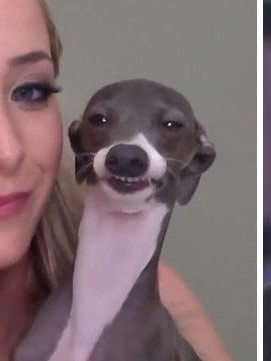
#> input picture Data/dog.jpg, 271 x 361 px, found by its file name
$ python hybridImaging.py
#> lines starting #> are read from the running program, lines starting #| are printed output that depends on the picture

from PIL import Image
import numpy
import scipy.signal
import matplotlib.pyplot as plt


def gaussian(dimension=5, sigma=1):
    """
    Computes Gaussian kernel

    Parameters
    ----------
    dimension : int
        The dimension of the computed Gaussian kernel
    sigma : int
        The standard deviation of the computed Gaussian kernel

    Returns
    -------
    Gaussian kernel of defined dimension and standard deviation
    """
    kx = numpy.linspace(-1*(dimension - 1) / 2.0, (dimension - 1) / 2.0, dimension)
    x2, y2 = numpy.meshgrid(kx, kx)
    w = numpy.exp((-1/2.0) * (numpy.square(x2) + numpy.square(y2)) / numpy.square(sigma))
    res = w / numpy.sum(w)
    return res


def box(dimension=5):
    """
    Computes Box kernel

    Parameters
    ----------
    dimension : int
        The dimension of the computed Box kernel

    Returns
    -------
    Box kernel of defined dimension
    """
    w = numpy.ones((dimension, dimension), dtype=float)
    res = (1/float(dimension**2)) * w
    return res


# Retrieving images
dog = Image.open('dog.jpg').convert("L")
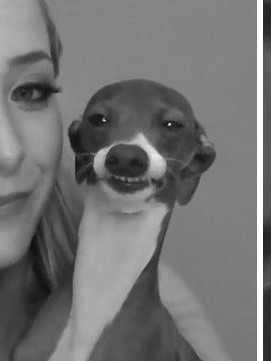
#> dog: PIL image 271x361 L; min 8, max 255, mean 115.4
snoop_dog = Image.open('snoopdogg.jpg').convert("L")
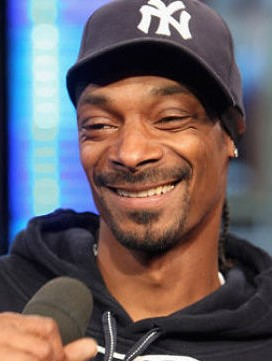
#> input picture Data/snoopdogg.jpg, 272 x 361 px, found by its file name
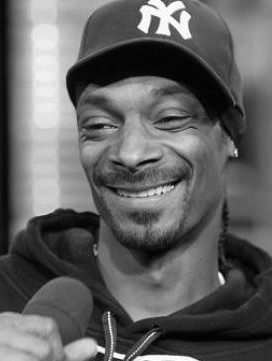
#> snoop_dog: PIL image 272x361 L; min 0, max 255, mean 97.8

# Making image dimensions consistent
snoop_dog = snoop_dog.resize((271, 361))
#> snoop_dog: PIL image 271x361 L

# Creating kernels
gaussian_kernel = gaussian(13, 4)
box_kernel = box(13)

# Low-pass filtering images
dog_low_pass = scipy.signal.convolve2d(dog, gaussian_kernel, boundary='symm', mode='same')
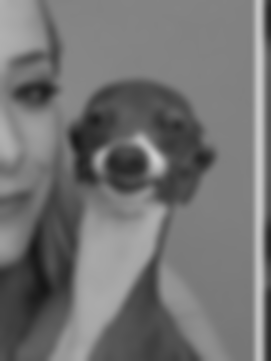
#> dog_low_pass: shape (361, 271) float64; min 22.82, max 207.4, mean 115.4
snoop_dog_low_pass = scipy.signal.convolve2d(snoop_dog, gaussian_kernel, boundary='symm', mode='same')
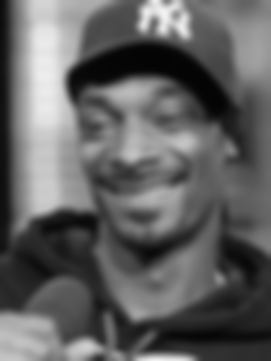
#> snoop_dog_low_pass: shape (361, 271) float64; min 4.15, max 244.4, mean 97.8

# Constructing low and high frequency portions of hybrid image
low_freq = dog_low_pass
high_freq = snoop_dog - snoop_dog_low_pass
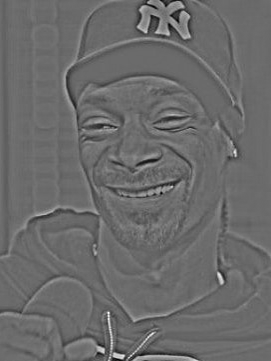
#> high_freq: shape (361, 271) float64; min -116, max 159.8, mean 0; drawn with min black and max white

# Creating hybrid image
hybrid = low_freq + high_freq
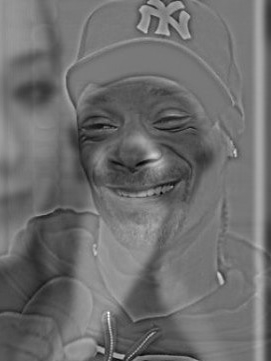
#> hybrid: shape (361, 271) float64; min -45.67, max 325.9, mean 115.4; drawn with min black and max white

# Displaying result
plt.subplot(1, 3, 1)
plt.imshow(dog, cmap='gray')
plt.title('Far View Component')
plt.axis('off')
plt.subplot(1, 3, 2)
plt.imshow(snoop_dog, cmap='gray')
plt.title('Close View Component')
plt.axis('off')
plt.subplot(1, 3, 3)
plt.imshow(hybrid, cmap='gray')
plt.title('Hybrid Image')
plt.axis('off')
plt.show()

# Printing kernel used
numpy.set_printoptions(precision=3)
print(f"\n\nKernel used:\n ", gaussian_kernel)
